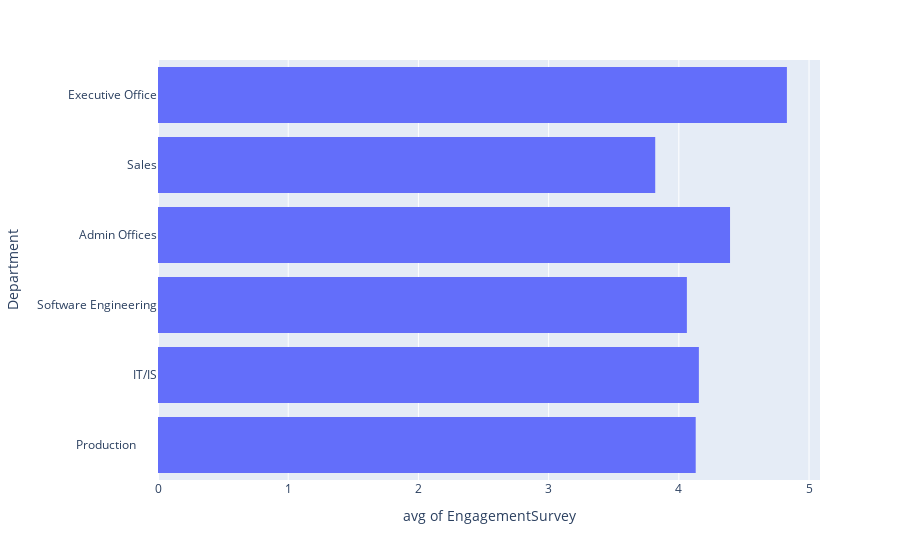

The notebook cell saved with this chart:
### Code cell
# data visualization
px.histogram(hr_df, x = 'EngagementSurvey', y = 'Department', histfunc='avg')

### Figure 1 — Plotly figure (JSON) as saved in the notebook; plotly's stock layout.template omitted (floating-point values rounded to 4 significant figures; data arrays with more than 128 entries replaced by an {"elided": "..."} marker saying what was removed)
{"data": [{"alignmentgroup": "True", "bingroup": "y", "histfunc": "avg", "hovertemplate": "avg of EngagementSurvey=%{x}<br>Department=%{y}<extra></extra>", "legendgroup": "", "marker": {"color": "#636efa", "pattern": {"shape": ""}}, "name": "", "offsetgroup": "", "orientation": "h", "showlegend": false, "type": "histogram", "x": {"elided": "311 float values"}, "xaxis": "x", "y": {"elided": "311 str values"}, "yaxis": "y"}], "layout": {"barmode": "relative", "legend": {"tracegroupgap": 0}, "margin": {"t": 60}, "xaxis": {"anchor": "y", "domain": [0, 1], "title": {"text": "avg of EngagementSurvey"}}, "yaxis": {"anchor": "x", "domain": [0, 1], "title": {"text": "Department"}}}}
